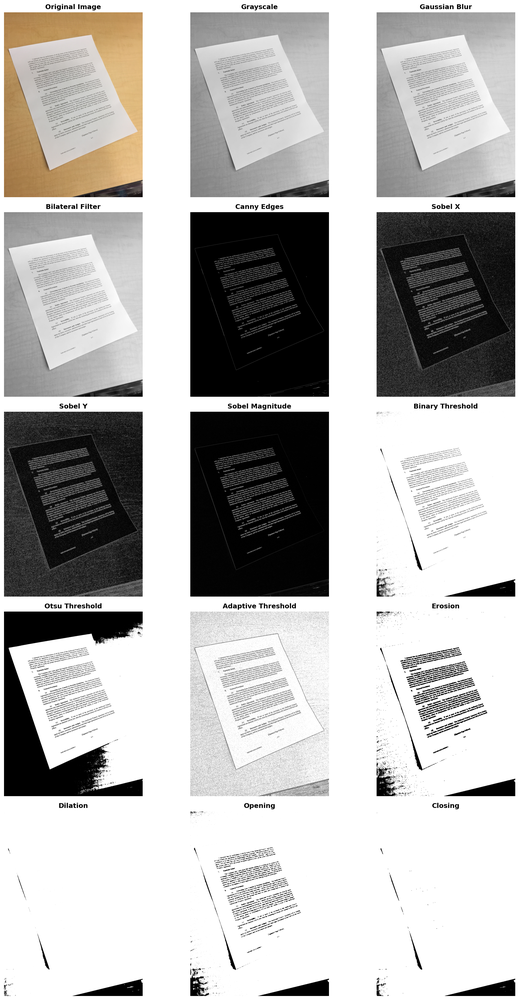
#> input picture CLR wise outputs/CLR1_Image_Processing/image_processing_results.png, 519 x 1000 px, shrunk from 1939 x 3733 before the run
$ python -i module1_basics.py   (imports and definitions only)   (older library calls are emulated)
#> lines starting #> are read from the running program, lines starting #| are printed output that depends on the picture; after the words box and inside, x2 and y2 are one past the last pixel; in counts of white or black regions, pixels touching at a corner belong together
"""
CLR-1: Foundations of Image Processing Techniques
==================================================
This module demonstrates fundamental image processing operations:
- Image loading and color space conversions
- Image filtering (Gaussian blur, bilateral filter)
- Edge detection (Canny, Sobel)
- Morphological operations
- Image thresholding techniques

Testable Output: Processed images showing various filtering and edge detection results
"""

import cv2
import numpy as np
import matplotlib.pyplot as plt
import os


class ImageProcessingFoundations:
    """Class to demonstrate fundamental image processing techniques"""

    def __init__(self, image_path):
        """
        Initialize with an image

        Args:
            image_path: Path to the input image
        """
        self.original = cv2.imread(image_path)
#> self.original is the input picture: shape (1000, 519, 3); mean B, G, R 181.3, 182.9, 184.1
        if self.original is None:
            raise ValueError(f"Could not load image from {image_path}")
        self.image = self.original.copy()
        self.results = {}

    def grayscale_conversion(self):
        """Convert image to grayscale"""
        gray = cv2.cvtColor(self.image, cv2.COLOR_BGR2GRAY)
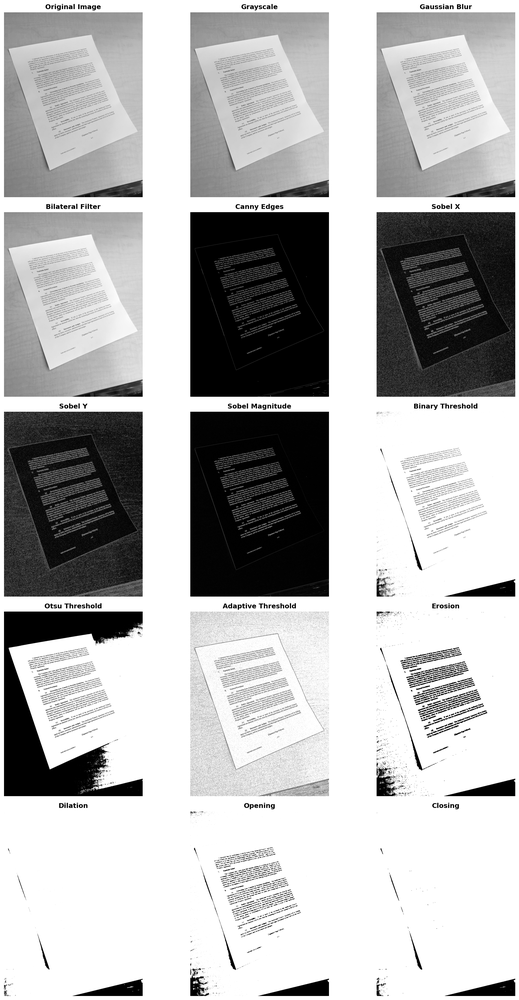
#> gray: shape (1000, 519); min 0, max 255, mean 183.1
        self.results['Grayscale'] = gray
        print("✓ Grayscale conversion completed")
        return gray

    # [83 lines left out: functions apply_gaussian_blur, apply_bilateral_filter, detect_edges_canny, detect_edges_sobel, apply_thresholding, not called in this run]

    def apply_morphological_operations(self):
        """Apply morphological operations (erosion, dilation, opening, closing)"""
        gray = self.grayscale_conversion()
        _, binary = cv2.threshold(gray, 127, 255, cv2.THRESH_BINARY)
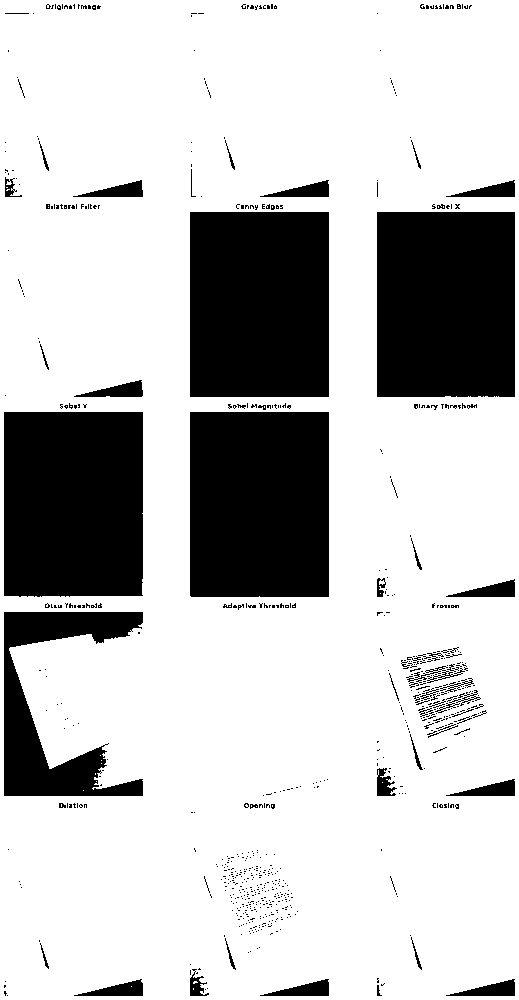
#> binary: shape (1000, 519); 76.1% white; 719 black regions (661 under 20 px), largest, box (x1, y1, x2, y2) and area: (190, 212, 329, 397) 25715, (190, 412, 329, 597) 25713, (4, 412, 143, 597) 25571

        kernel = np.ones((5, 5), np.uint8)

        erosion = cv2.erode(binary, kernel, iterations=1)
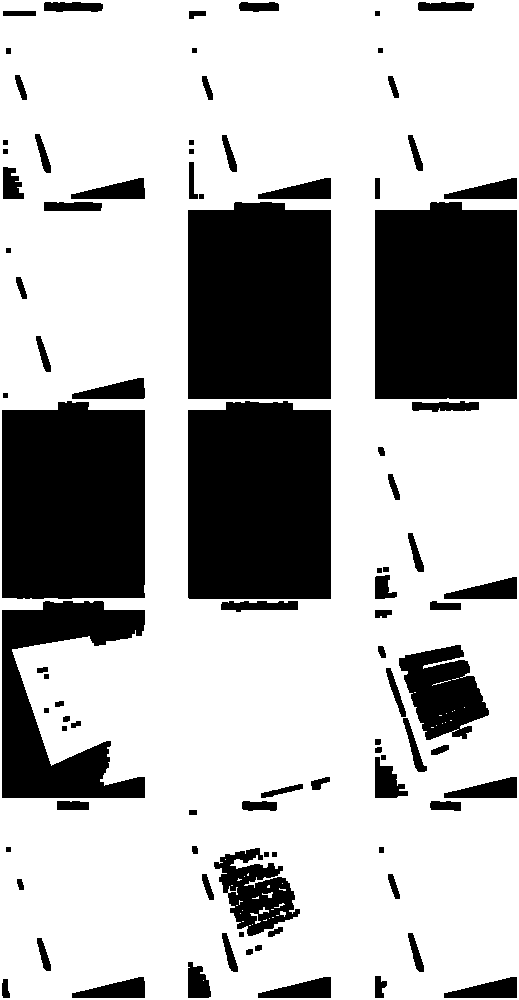
#> erosion: shape (1000, 519); 70.4% white; 93 black regions, largest, box (x1, y1, x2, y2) and area: (188, 401, 331, 599) 27542, (188, 202, 331, 399) 27403, (2, 401, 145, 599) 27157
        dilation = cv2.dilate(binary, kernel, iterations=1)
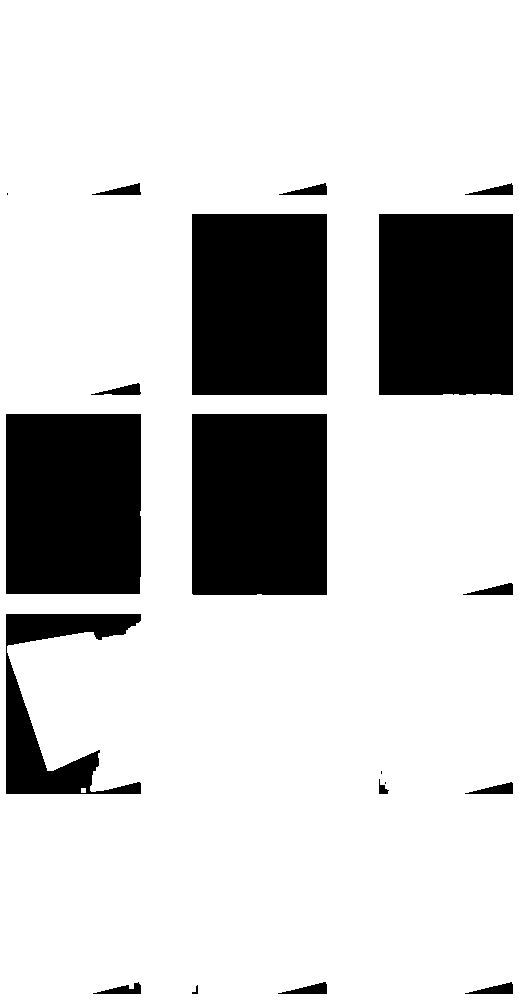
#> dilation: shape (1000, 519); 79.1% white; 19 black regions (3 under 20 px), largest, box (x1, y1, x2, y2) and area: (192, 214, 327, 395) 24435, (192, 414, 327, 595) 24429, (6, 414, 141, 594) 24278
        opening = cv2.morphologyEx(binary, cv2.MORPH_OPEN, kernel)
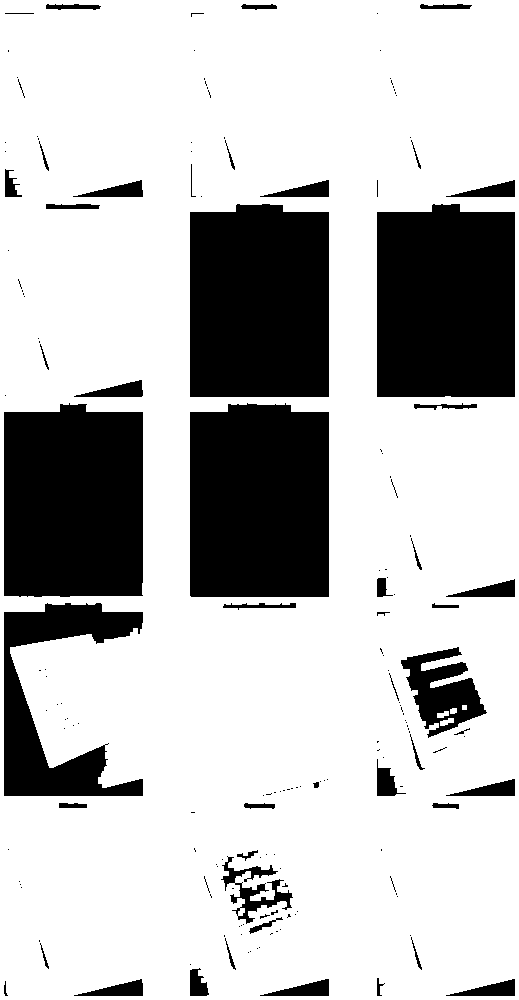
#> opening: shape (1000, 519); 75% white; 175 black regions (125 under 20 px), largest, box (x1, y1, x2, y2) and area: (190, 403, 329, 597) 26174, (190, 204, 329, 397) 26055, (4, 403, 143, 597) 25781
        closing = cv2.morphologyEx(binary, cv2.MORPH_CLOSE, kernel)
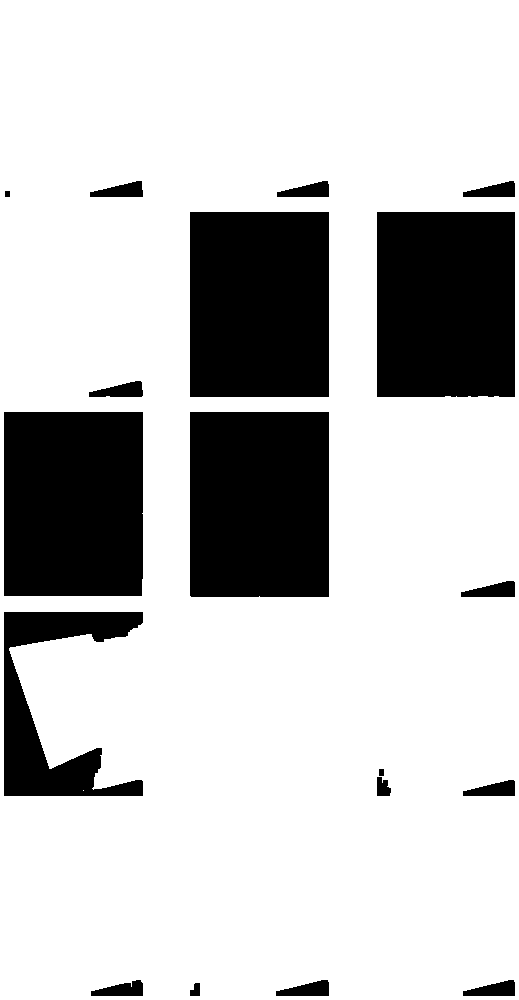
#> closing: shape (1000, 519); 77.2% white; 18 black regions, largest, box (x1, y1, x2, y2) and area: (190, 212, 329, 397) 25715, (190, 412, 329, 597) 25713, (4, 412, 143, 596) 25558

        self.results['Erosion'] = erosion
        self.results['Dilation'] = dilation
        self.results['Opening'] = opening
        self.results['Closing'] = closing

        print("✓ Morphological operations (Erosion, Dilation, Opening, Closing)")
        return closing

    # [82 lines left out: functions visualize_results, generate_report, test_clr1, not called in this run]


# [10 lines not run here, left out]

>>> result = ImageProcessingFoundations('../CLR wise outputs/CLR1_Image_Processing/image_processing_results.png').apply_morphological_operations()
